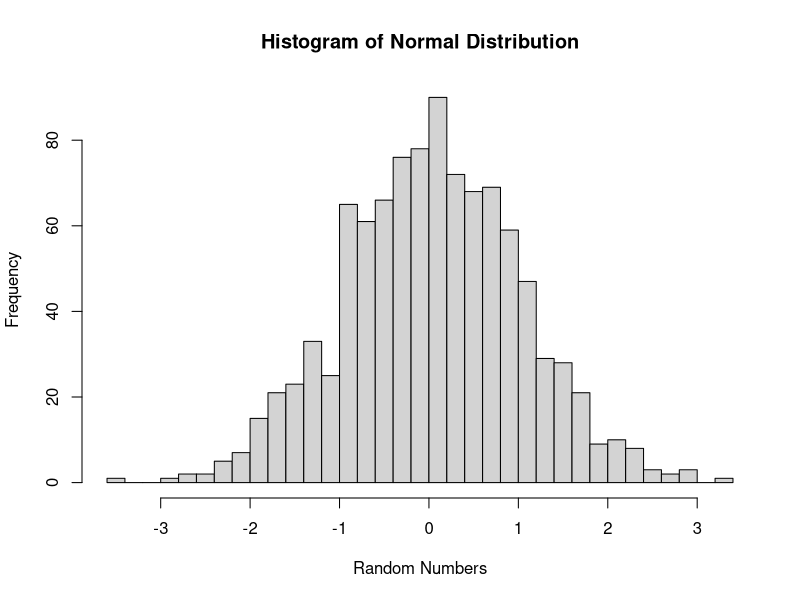

The R source for this figure:
# Generate random numbers from a normal distribution
mean_value <- 0  # Mean of the distribution
sd_value <- 1    # Standard deviation of the distribution
num_samples <- 1000  # Number of samples

# Generate random numbers
random_numbers <- rnorm(num_samples, mean = mean_value, sd = sd_value)

# Plot histogram
hist(random_numbers, breaks = 30, main = "Histogram of Normal Distribution", xlab = "Random Numbers", ylab = "Frequency")
